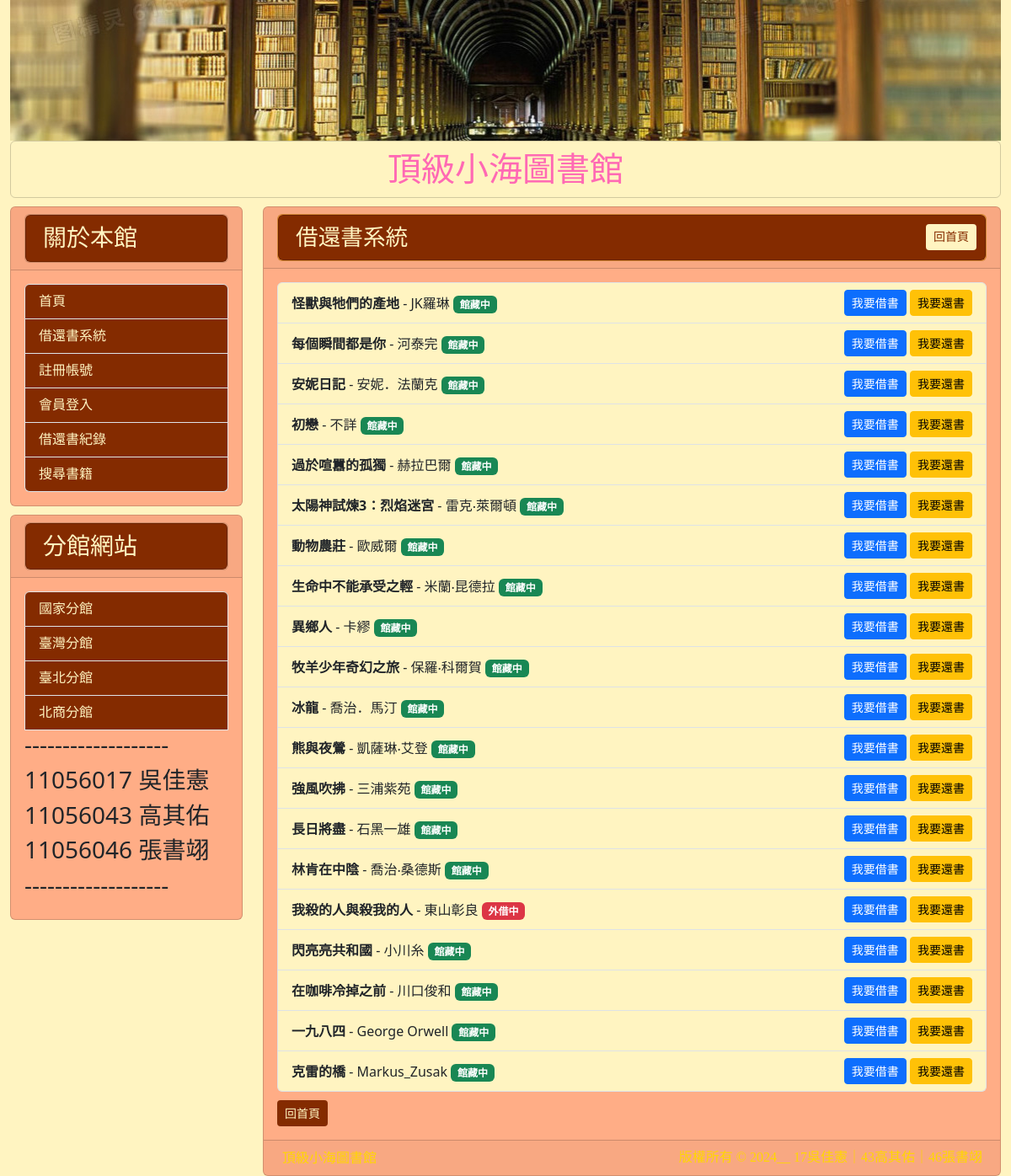
Before: /book_list/ with the older database file.
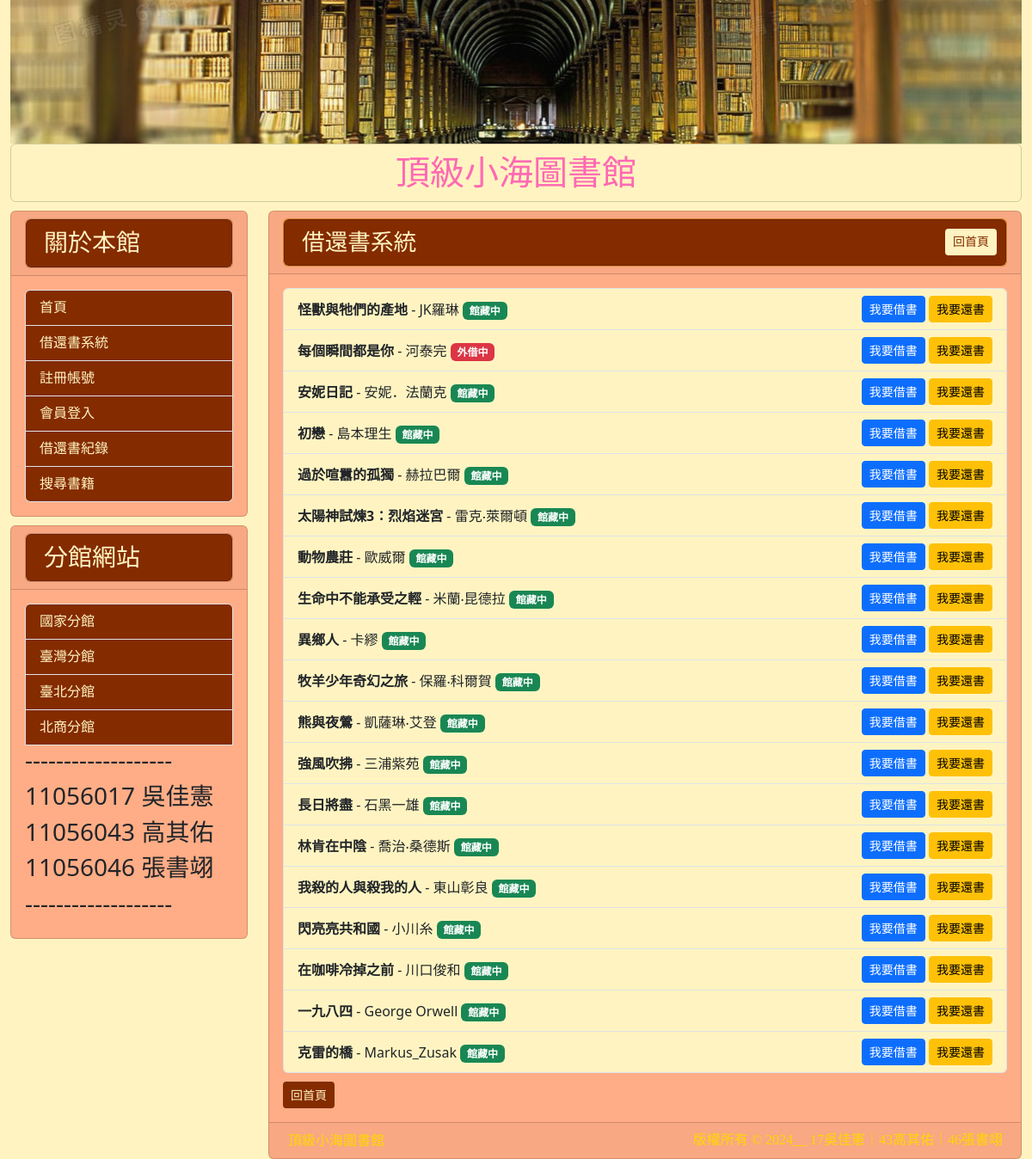
After: the same page with the newer database file.
### mysite/models.py (models this page shows, shortened)
class Post(models.Model):
    title = models.CharField(max_length=50)
    write = models.CharField(max_length=50, default="不詳")
    slug = models.CharField(max_length=200)
    bookstype=[("一般書籍","一般書籍"),("教學用書","教學用書")]
    category = models.CharField(max_length=20, choices=bookstype, default="一般書籍")
    intro = models.TextField(default="", blank=True)
    photolink = models.TextField(default="", blank=True)
    body = models.TextField()
    isBorrow = models.BooleanField(_("外借中"), default=False)
    pub_date = models.DateTimeField(auto_now_add=True)
    tags = models.ManyToManyField('Tag', blank=True)
    @property
    def formatted_is_borrow(self):
        if self.isBorrow:
            print(f'{self.title} is borrowed')
            return '<span style="color: white; background-color: red; border: 1px solid white; padding: 3px; border-radius: 3px;">外借中</span>'
        else:
            print(f'{self.title} is available for borrowing')
            return '<span style="color: white; background-color: green; border: 1px solid white;padding: 3px; border-radius: 3px;">可借閱</span>'
    formatted_is_borrow.fget.short_description = "外借狀態"
    class Meta:
        ordering = ("-pub_date",)

### mysite/views.py (the view)
# urls.py: path('book_list/', book_list, name='book_list'),
def book_list(request):
    books = Post.objects.all()
    return render(request, 'book_list.html', {'books': books})

### templates/book_list.html (shortened to what this page needs)
{% extends "base.html" %}
{% block headmessage %}
    <div class="card" style="background-color:#FFA042;">
        <div class="card"; style="background-color:#842B00;">
            <h3 style="font-family:微軟正黑體; font-size: 20pt; color:#FFF4C1; margin-left: 10px; margin-bottom: 0px; padding: 10px">借還書系統
            <a class="btn btn-sm" style="background-color:#FFF4C1; color: #842B00; margin-top: 10px; float: right; margin-top: 0px; margin-right: 0px;" href='/'>回首頁</a>
            </h3>
        </div>
    </div>
{% endblock %}
{% block content %}
    {% if books %}
        <ul class="list-group">
            {% for book in books %}
                <li class="list-group-item d-flex justify-content-between align-items-center" style="background-color:#FFF4C1;">
                    <div>
                        <strong>{{ book.title }}</strong> - {{ book.write }}
                        {% if book.isBorrow %}
                            <span class="badge bg-danger">外借中</span>
                        {% else %}
                            <span class="badge bg-success">館藏中</span>
                        {% endif %}
                    </div>
                    <div>
                        <a href="{% url 'borrow_book' book.id %}" class="btn btn-primary btn-sm">我要借書</a>
                        <a href="{% url 'return_book' book.id %}" class="btn btn-warning btn-sm">我要還書</a>
                    </div>
                </li>
            {% endfor %}
        </ul>
    {% else %}
        <p>No books available.</p>
    {% endif %}
    <a class="btn btn-sm" style="background-color:#842B00; color: #FFF4C1; margin-top: 10px;" href='/'>回首頁</a>
{% endblock %}

Changed rows visible on the page:
removed Post: title "冰龍", write "喬治．馬汀", isBorrow "館藏中"
changed Post "每個瞬間都是你": isBorrow "館藏中" → "外借中"
changed Post "初戀": write "不詳" → "島本理生"
changed Post "我殺的人與殺我的人": isBorrow "外借中" → "館藏中"
